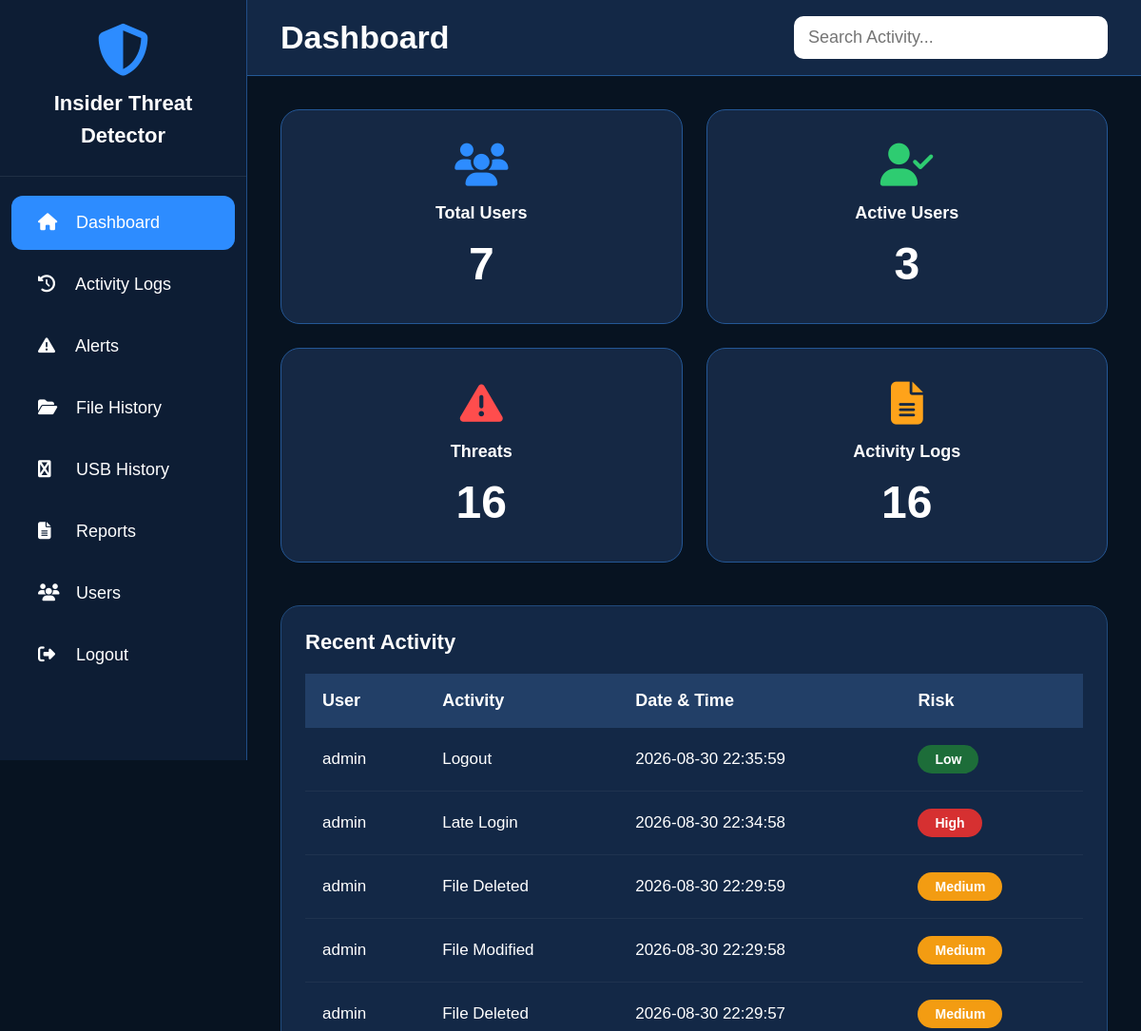
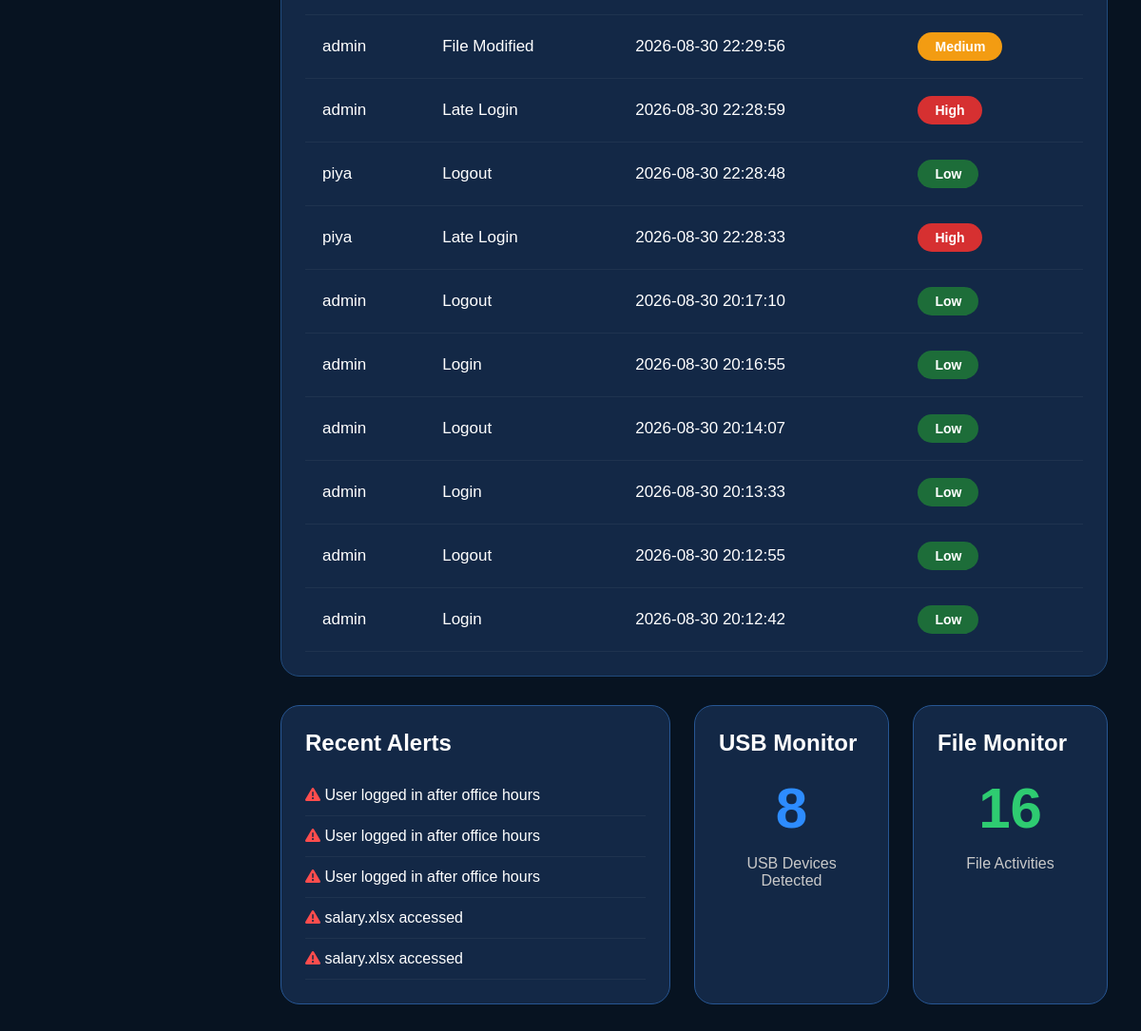
The app's page /dashboard (signed in) with its own data (2 pictures, top to bottom).
### tables this page shows
CREATE TABLE activity_logs (
        id INTEGER PRIMARY KEY AUTOINCREMENT,
        username TEXT,
        activity TEXT,
        details TEXT,
        risk_level TEXT,
        date TEXT,
        time TEXT
    );

CREATE TABLE alerts (
        id INTEGER PRIMARY KEY AUTOINCREMENT,
        username TEXT,
        alert_type TEXT,
        description TEXT,
        severity TEXT,
        status TEXT DEFAULT 'Pending',
        date TEXT,
        time TEXT
    );

### app.py (the view)
@app.route("/dashboard")
def dashboard():
    if not login_required():
        return redirect("/")
    conn = get_db()
    data = {
        "users": conn.execute("SELECT COUNT(*) FROM users").fetchone()[0],
        "logins": conn.execute(
            "SELECT COUNT(DISTINCT username) FROM login_logs WHERE status='Success'"
        ).fetchone()[0],
        "alerts": conn.execute("SELECT COUNT(*) FROM alerts").fetchone()[0],
        "files": conn.execute("SELECT COUNT(*) FROM file_logs").fetchone()[0],
        "activities": conn.execute("""
            SELECT username,activity,date,time,risk_level
            FROM activity_logs ORDER BY id DESC LIMIT 15
        """).fetchall()
    }
    alerts = conn.execute("""
        SELECT description FROM alerts ORDER BY id DESC LIMIT 5
    """).fetchall()
    usb = conn.execute("SELECT COUNT(*) FROM usb_logs").fetchone()[0]
    files = conn.execute("SELECT COUNT(*) FROM file_logs").fetchone()[0]
    conn.close()
    return page("dashboard.html", data=data, alerts=alerts, usb=usb, files=files)

### app.py (called while the page is built)
def login_required():
    return "username" in session

def page(name, **data):
    data["username"] = session.get("username")
    data["role"] = session.get("role")
    return render_template(name, **data)

### database.py (called while the page is built)
def get_db():
    conn = sqlite3.connect(DATABASE)
    conn.row_factory = sqlite3.Row
    return conn

### templates/dashboard.html (shortened to what this page needs)
<!DOCTYPE html>
<html lang="en">
<head>
<link rel="stylesheet"
href="https://cdnjs.cloudflare.com/ajax/libs/font-awesome/6.5.2/css/all.min.css">
</head>
<body>
<div class="sidebar">
<div class="logo">
<i class="fa-solid fa-shield-halved"></i>
<h2>
Insider Threat<br>
Detector
</h2>
</div>
<ul>
        <li>
            <a href="/dashboard"  class="active">
                <i class="fa-solid fa-house"></i>
                <span>Dashboard</span>
            </a>
        </li>
        <li>
            <a href="/activity">
                <i class="fa-solid fa-clock-rotate-left"></i>
                <span>Activity Logs</span>
            </a>
        </li>
        <li>
            <a href="/alerts">
                <i class="fa-solid fa-triangle-exclamation"></i>
                <span>Alerts</span>
            </a>
        </li>
        <li>
            <a href="/file_history" >
                <i class="fa-solid fa-folder-open"></i>
                <span>File History</span>
            </a>
        </li>
        <li>
            <a href="/usb_history" >
                <i class="fa-solid fa-usb"></i>
                <span>USB History</span>
            </a>
        </li>
        <li>
            <a href="/reports">
                <i class="fa-solid fa-file-lines"></i>
                <span>Reports</span>
            </a>
        </li>
        <li>
            <a href="/users">
                <i class="fa-solid fa-users"></i>
                <span>Users</span>
            </a>
        </li>
        <li>
            <a href="/logout">
                <i class="fa-solid fa-right-from-bracket"></i>
                <span>Logout</span>
            </a>
        </li>
    </ul>
</div>
<div class="main">
<div class="topbar">
<h1>Dashboard</h1>
<input
type="text"
class="search"
placeholder="Search Activity...">
</div>
<div class="content">
<div class="cards">
    <div class="card">
        <i class="fa-solid fa-users blue"></i>
        <h3>Total Users</h3>
        <h1>{{data.users}}</h1>
    </div>
    <div class="card">
        <i class="fa-solid fa-user-check green"></i>
        <h3>Active Users</h3>
        <h1>{{data.logins}}</h1>
    </div>
    <div class="card">
        <i class="fa-solid fa-triangle-exclamation red"></i>
        <h3>Threats</h3>
        <h1>{{data.alerts}}</h1>
    </div>
    <div class="card">
        <i class="fa-solid fa-file-lines orange"></i>
        <h3>Activity Logs</h3>
        <h1>{{data.files}}</h1>
    </div>
</div>
<div class="table-box">
    <h2>Recent Activity</h2>
    <table>
        <thead>
            <tr>
                <th>User</th>
                <th>Activity</th>
                <th>Date & Time</th>
                <th>Risk</th>
            </tr>
        </thead>
        <tbody id="activityTable">
        {% for row in data.activities %}
            <tr>
                <td>{{row.username}}</td>
                <td>{{row.activity}}</td>
                <td>{{row.date}} {{row.time}}</td>
                <td>
                    {% if row.risk_level=="High" %}
                    <span class="risk high">
                    High
                    </span>
                    {% elif row.risk_level=="Medium" %}
                    <span class="risk medium">
                    Medium
                    </span>
                    {% else %}
                    <span class="risk low">
                    Low
                    </span>
                    {% endif %}
                </td>
            </tr>
        {% endfor %}
        </tbody>
    </table>
</div>
<div class="status-section">
    <div class="status-box">
        <h2>Recent Alerts</h2>
        <ul>
            {% for alert in alerts %}
            <li>
                <i class="fa-solid fa-triangle-exclamation red"></i>
                {{alert.description}}
            </li>
            {% endfor %}
        </ul>
    </div>
    <div class="status-box">
        <h2>USB Monitor</h2>
        <h1 class="blue">{{usb}}</h1>
        <p>USB Devices Detected</p>
    </div>
    <div class="status-box">
        <h2>File Monitor</h2>
        <h1 class="green">{{files}}</h1>
        <p>File Activities</p>
    </div>
</div>
</div>
</div>
</body>
</html>

### templates/dashboard.html (style rules this page uses)
* { margin:0; padding:0; box-sizing:border-box; font-family:Arial,Helvetica,sans-serif; }
body { background:#071321; color:white; overflow-x:hidden; }
.sidebar { width:260px; height:100vh; position:fixed; left:0; top:0; background:#0d1d34; border-right:1px solid #204d86; overflow-y:auto; overflow-x:hidden; }
.logo { text-align:center; padding:25px; border-bottom:1px solid rgba(255,255,255,.08); }
.logo i { font-size:55px; color:#2d8cff; }
.logo h2 { margin-top:12px; font-size:22px; line-height:34px; }
.sidebar ul { margin-top:20px; }
.sidebar a { display:block; color:white; text-decoration:none; padding:18px 28px; font-size:18px; transition:.3s; margin:8px 12px; border-radius:12px; }
.sidebar ul a i { width:35px; }
.active { background:#2d8cff; }
.main { margin-left:260px; min-height:100vh; }
.topbar { height:80px; background:#132846; display:flex; align-items:center; justify-content:space-between; padding:20px 35px; border-bottom:1px solid #245996; }
.topbar h1 { font-size:34px; }
.search { width:330px; height:45px; padding:15px; border:none; outline:none; border-radius:10px; font-size:18px; }
.content { padding:35px; }
.cards { display:grid; grid-template-columns:repeat(4,1fr); gap:25px; }
.card { background:#132846; border:1px solid #285b9b; border-radius:20px; padding:30px; text-align:center; transition:.3s; cursor:pointer; }
.card i { font-size:50px; margin-bottom:20px; }
.card h3 { font-size:18px; margin-bottom:15px; }
.card h1 { font-size:46px; }
.blue { color:#2d8cff; }
.green { color:#2ecc71; }
.red { color:#ff4d4d; }
.orange { color:#ff9f1c; }
.table-box { margin-top:45px; background:#132846; padding:25px; border-radius:20px; }
.table-box h2 { font-size:24px; margin-bottom:20px; }
@media (max-width:1200px) { .cards { grid-template-columns:repeat(2,1fr); } }
.card { background:#152844; border:1px solid #245796; border-radius:20px; padding:35px 20px; text-align:center; transition:.35s; cursor:pointer; }
.card i { font-size:45px; margin-bottom:18px; }
.card h3 { font-size:18px; margin-bottom:15px; font-weight:bold; }
.card h1 { font-size:48px; font-weight:bold; }
.orange { color:#ffa31a; }
.table-box { background:#132846; padding:25px; border-radius:20px; margin-top:45px; border:1px solid #204b7d; overflow-x:auto; }
.table-box h2 { margin-bottom:20px; font-size:22px; }
table { width:100%; border-collapse:collapse; }
thead { background:#223f67; }
thead th { padding:18px; text-align:left; font-size:18px; }
tbody tr { border-bottom:1px solid rgba(255,255,255,.05); transition:.3s; }
tbody td { padding:18px; font-size:17px; }
.risk { padding:7px 18px; border-radius:30px; font-weight:bold; font-size:14px; display:inline-block; }
.low { background:#1d6d39; color:white; }
.medium { background:#f39c12; color:white; }
.high { background:#d63031; color:white; }
.status-section { display:grid; grid-template-columns:2fr 1fr 1fr; gap:25px; margin-top:30px; }
.status-box { background:#132846; padding:25px; border-radius:20px; border:1px solid #275693; }
.status-box h2 { margin-bottom:20px; }
.status-box ul { list-style:none; }
.status-box li { padding:12px 0; border-bottom:1px solid rgba(255,255,255,.05); font-size:16px; }
.status-box h1 { font-size:60px; text-align:center; margin-top:20px; margin-bottom:15px; }
.status-box p { text-align:center; color:#c9c9c9; }

### records on screen
activity_logs: username "admin", activity "Logout", date "2026-08-30", time "22:35:59", risk_level "Low"
activity_logs: username "admin", activity "Late Login", date "2026-08-30", time "22:34:58", risk_level "High"
activity_logs: username "admin", activity "File Deleted", date "2026-08-30", time "22:29:59", risk_level "Medium"
activity_logs: username "admin", activity "File Modified", date "2026-08-30", time "22:29:58", risk_level "Medium"
activity_logs: username "admin", activity "File Deleted", date "2026-08-30", time "22:29:57", risk_level "Medium"
activity_logs: username "admin", activity "File Modified", date "2026-08-30", time "22:29:56", risk_level "Medium"
activity_logs: username "admin", activity "Late Login", date "2026-08-30", time "22:28:59", risk_level "High"
activity_logs: username "piya", activity "Logout", date "2026-08-30", time "22:28:48", risk_level "Low"
activity_logs: username "piya", activity "Late Login", date "2026-08-30", time "22:28:33", risk_level "High"
activity_logs: username "admin", activity "Logout", date "2026-08-30", time "20:17:10", risk_level "Low"
activity_logs: username "admin", activity "Login", date "2026-08-30", time "20:16:55", risk_level "Low"
activity_logs: username "admin", activity "Logout", date "2026-08-30", time "20:14:07", risk_level "Low"
activity_logs: username "admin", activity "Login", date "2026-08-30", time "20:13:33", risk_level "Low"
activity_logs: username "admin", activity "Logout", date "2026-08-30", time "20:12:55", risk_level "Low"
activity_logs: username "admin", activity "Login", date "2026-08-30", time "20:12:42", risk_level "Low"
alerts: description "User logged in after office hours"
alerts: description "User logged in after office hours"
alerts: description "User logged in after office hours"
alerts: description "salary.xlsx accessed"
alerts: description "salary.xlsx accessed"

### other values on screen
{{ data.users }} "7"
{{ data.logins }} "3"
{{ data.alerts }} "16"
{{ data.files }} "16"
{{ usb }} "8"
{{ files }} "16"
